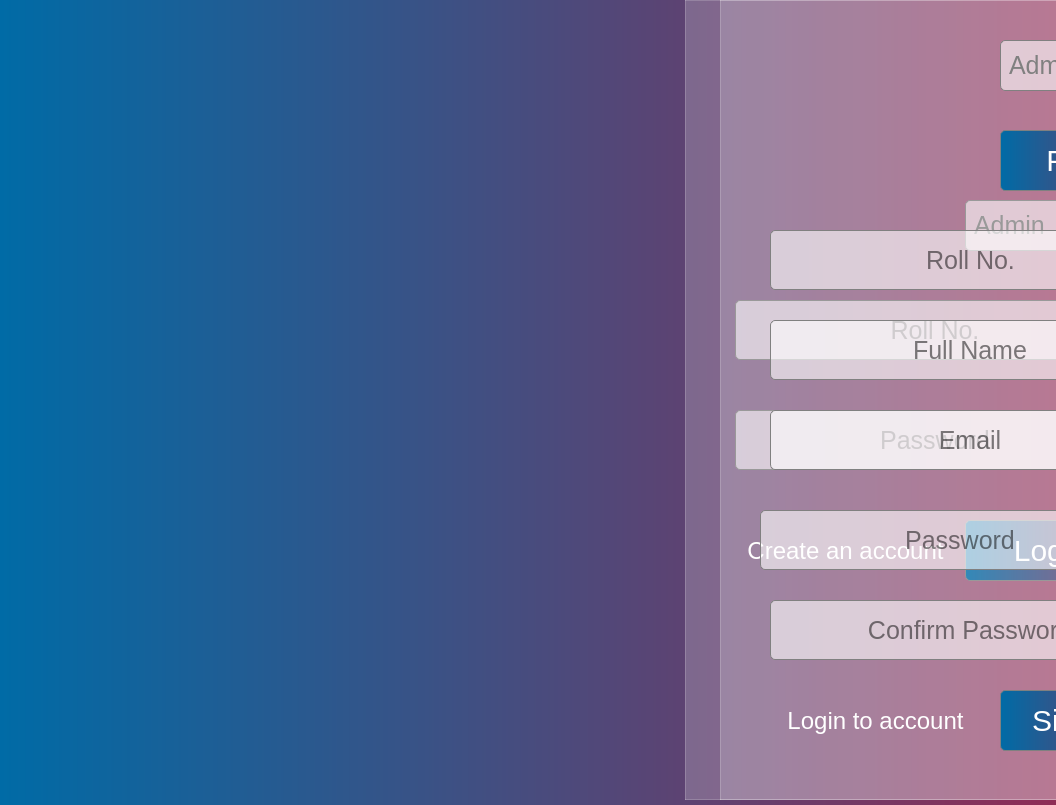
<?xml version="1.0" encoding="UTF-8"?>
<ui version="4.0">
 <class>Dialog</class>
 <widget class="QDialog" name="Dialog">
  <property name="geometry">
   <rect>
    <x>0</x>
    <y>0</y>
    <width>1056</width>
    <height>805</height>
   </rect>
  </property>
  <property name="windowTitle">
   <string>OLES Online Exam System</string>
  </property>
  <property name="styleSheet">
   <string notr="true">QDialog{
background: qlineargradient( x1:0 y1:0, x2:1 y2:0, stop:0 #006BA6, stop:1 #8f2d56);}</string>
  </property>
  <widget class="QLabel" name="backgroundlbl">
   <property name="geometry">
    <rect>
     <x>-60</x>
     <y>0</y>
     <width>1100</width>
     <height>800</height>
    </rect>
   </property>
   <property name="toolTipDuration">
    <number>-1</number>
   </property>
   <property name="styleSheet">
    <string notr="true"/>
   </property>
   <property name="text">
    <string/>
   </property>
   <property name="textFormat">
    <enum>Qt::AutoText</enum>
   </property>
   <property name="pixmap">
    <pixmap>img/login3.png</pixmap>
   </property>
   <property name="scaledContents">
    <bool>true</bool>
   </property>
  </widget>
  <widget class="QFrame" name="loginframe">
   <property name="enabled">
    <bool>true</bool>
   </property>
   <property name="geometry">
    <rect>
     <x>685</x>
     <y>0</y>
     <width>515</width>
     <height>800</height>
    </rect>
   </property>
   <property name="font">
    <font>
     <pointsize>20</pointsize>
     <weight>50</weight>
     <bold>false</bold>
    </font>
   </property>
   <property name="styleSheet">
    <string notr="true">#loginframe {
background: rgba( 255, 255, 255, 0.20 );
border: 1px solid rgba( 255, 255, 255, 0.18 );
}</string>
   </property>
   <property name="frameShape">
    <enum>QFrame::StyledPanel</enum>
   </property>
   <property name="frameShadow">
    <enum>QFrame::Raised</enum>
   </property>
   <widget class="QPushButton" name="loginbtn">
    <property name="geometry">
     <rect>
      <x>280</x>
      <y>520</y>
      <width>171</width>
      <height>61</height>
     </rect>
    </property>
    <property name="font">
     <font>
      <pointsize>-1</pointsize>
     </font>
    </property>
    <property name="styleSheet">
     <string notr="true">QPushButton{ background: qlineargradient( x1:0 y1:0, x2:1 y2:0, stop:0 #006BA6, stop:1 #8f2d56);
border: 1px solid gray;
border-radius: 5px;
padding: 0 8px;
selection-background-color: gray;
color: white;
font-size: 30px;}
QPushButton:hover { background: qlineargradient( x1:0 y1:0, x2:1 y2:0, stop:1 #006BA6, stop:0 #8f2d56);}</string>
    </property>
    <property name="text">
     <string>Login</string>
    </property>
    <property name="iconSize">
     <size>
      <width>30</width>
      <height>30</height>
     </size>
    </property>
   </widget>
   <widget class="QLineEdit" name="rollno">
    <property name="geometry">
     <rect>
      <x>50</x>
      <y>300</y>
      <width>400</width>
      <height>60</height>
     </rect>
    </property>
    <property name="font">
     <font>
      <pointsize>-1</pointsize>
     </font>
    </property>
    <property name="contextMenuPolicy">
     <enum>Qt::DefaultContextMenu</enum>
    </property>
    <property name="styleSheet">
     <string notr="true">QLineEdit{ background-color:rgba(255,255,255,0.6);
border: 1px solid gray;
border-radius: 5px;
padding: 0 8px;
selection-background-color: gray;
font-size: 25px;}
QLineEdit:focus { background-color:rgba(255,255 255,0.8);}</string>
    </property>
    <property name="text">
     <string/>
    </property>
    <property name="frame">
     <bool>false</bool>
    </property>
    <property name="alignment">
     <set>Qt::AlignCenter</set>
    </property>
    <property name="readOnly">
     <bool>false</bool>
    </property>
    <property name="placeholderText">
     <string>Roll No.</string>
    </property>
    <property name="clearButtonEnabled">
     <bool>false</bool>
    </property>
   </widget>
   <widget class="QLineEdit" name="password">
    <property name="geometry">
     <rect>
      <x>50</x>
      <y>410</y>
      <width>400</width>
      <height>60</height>
     </rect>
    </property>
    <property name="font">
     <font>
      <pointsize>-1</pointsize>
     </font>
    </property>
    <property name="styleSheet">
     <string notr="true">QLineEdit{ background-color:rgba(255,255,255,0.6);
border: 1px solid gray;
border-radius: 5px;
padding: 0 8px;
selection-background-color: gray;
font-size: 25px;}
QLineEdit:focus { background-color:rgba(255,255 255,0.8);}</string>
    </property>
    <property name="alignment">
     <set>Qt::AlignCenter</set>
    </property>
    <property name="placeholderText">
     <string>Password</string>
    </property>
   </widget>
   <widget class="QComboBox" name="typeCombo">
    <property name="geometry">
     <rect>
      <x>280</x>
      <y>200</y>
      <width>171</width>
      <height>51</height>
     </rect>
    </property>
    <property name="toolTipDuration">
     <number>1</number>
    </property>
    <property name="styleSheet">
     <string notr="true">QComboBox{ background-color:rgba(255,255,255,0.6);
border: 1px solid gray;
border-radius: 5px;
padding: 0 8px;
selection-background-color: gray;
font-size: 25px;
color:grey;}
QComboBox:focus { background-color:rgba(255,255 255,0.8);}</string>
    </property>
    <property name="editable">
     <bool>false</bool>
    </property>
    <property name="currentText">
     <string>Admin</string>
    </property>
    <item>
     <property name="text">
      <string>Admin</string>
     </property>
    </item>
    <item>
     <property name="text">
      <string>Teacher</string>
     </property>
    </item>
    <item>
     <property name="text">
      <string>Student</string>
     </property>
    </item>
   </widget>
   <widget class="QPushButton" name="accountbtn">
    <property name="geometry">
     <rect>
      <x>60</x>
      <y>530</y>
      <width>201</width>
      <height>41</height>
     </rect>
    </property>
    <property name="font">
     <font>
      <pointsize>18</pointsize>
      <weight>50</weight>
      <italic>false</italic>
      <bold>false</bold>
      <underline>false</underline>
      <strikeout>false</strikeout>
      <kerning>true</kerning>
     </font>
    </property>
    <property name="styleSheet">
     <string notr="true">QPushButton{
border: none;
color: white;
background:none;}
QPushButton:hover{
text-decoration:underline;}</string>
    </property>
    <property name="text">
     <string>Create an account</string>
    </property>
    <property name="iconSize">
     <size>
      <width>30</width>
      <height>30</height>
     </size>
    </property>
   </widget>
   <zorder>loginbtn</zorder>
   <zorder>password</zorder>
   <zorder>rollno</zorder>
   <zorder>typeCombo</zorder>
   <zorder>accountbtn</zorder>
  </widget>
  <widget class="QLabel" name="blurlbl">
   <property name="geometry">
    <rect>
     <x>685</x>
     <y>0</y>
     <width>515</width>
     <height>800</height>
    </rect>
   </property>
   <property name="pixmap">
    <pixmap>img/login4.png</pixmap>
   </property>
   <property name="scaledContents">
    <bool>true</bool>
   </property>
  </widget>
  <widget class="QFrame" name="signframe">
   <property name="enabled">
    <bool>true</bool>
   </property>
   <property name="geometry">
    <rect>
     <x>720</x>
     <y>0</y>
     <width>515</width>
     <height>800</height>
    </rect>
   </property>
   <property name="font">
    <font>
     <pointsize>20</pointsize>
     <weight>50</weight>
     <bold>false</bold>
    </font>
   </property>
   <property name="styleSheet">
    <string notr="true">#signframe{
background: rgba( 255, 255, 255, 0.20 );
border: 1px solid rgba( 255, 255, 255, 0.18 );
}</string>
   </property>
   <property name="frameShape">
    <enum>QFrame::StyledPanel</enum>
   </property>
   <property name="frameShadow">
    <enum>QFrame::Raised</enum>
   </property>
   <widget class="QPushButton" name="signbtn">
    <property name="geometry">
     <rect>
      <x>280</x>
      <y>690</y>
      <width>171</width>
      <height>61</height>
     </rect>
    </property>
    <property name="font">
     <font>
      <pointsize>-1</pointsize>
     </font>
    </property>
    <property name="styleSheet">
     <string notr="true">QPushButton{ background: qlineargradient( x1:0 y1:0, x2:1 y2:0, stop:0 #006BA6, stop:1 #8f2d56);
border: 1px solid gray;
border-radius: 5px;
padding: 0 8px;
selection-background-color: gray;
color: white;
font-size: 30px;}
QPushButton:hover { background: qlineargradient( x1:0 y1:0, x2:1 y2:0, stop:1 #006BA6, stop:0 #8f2d56);}</string>
    </property>
    <property name="text">
     <string>Sign Up</string>
    </property>
    <property name="iconSize">
     <size>
      <width>30</width>
      <height>30</height>
     </size>
    </property>
   </widget>
   <widget class="QLineEdit" name="rollno_2">
    <property name="geometry">
     <rect>
      <x>50</x>
      <y>230</y>
      <width>401</width>
      <height>60</height>
     </rect>
    </property>
    <property name="font">
     <font>
      <pointsize>-1</pointsize>
     </font>
    </property>
    <property name="contextMenuPolicy">
     <enum>Qt::DefaultContextMenu</enum>
    </property>
    <property name="styleSheet">
     <string notr="true">QLineEdit{ background-color:rgba(255,255,255,0.6);
border: 1px solid gray;
border-radius: 5px;
padding: 0 8px;
selection-background-color: gray;
font-size: 25px;}
QLineEdit:focus { background-color:rgba(255,255 255,0.8);}</string>
    </property>
    <property name="text">
     <string/>
    </property>
    <property name="frame">
     <bool>false</bool>
    </property>
    <property name="alignment">
     <set>Qt::AlignCenter</set>
    </property>
    <property name="readOnly">
     <bool>false</bool>
    </property>
    <property name="placeholderText">
     <string>Roll No.</string>
    </property>
    <property name="clearButtonEnabled">
     <bool>false</bool>
    </property>
   </widget>
   <widget class="QLineEdit" name="password_2">
    <property name="geometry">
     <rect>
      <x>40</x>
      <y>510</y>
      <width>400</width>
      <height>60</height>
     </rect>
    </property>
    <property name="font">
     <font>
      <pointsize>-1</pointsize>
     </font>
    </property>
    <property name="styleSheet">
     <string notr="true">QLineEdit{ background-color:rgba(255,255,255,0.6);
border: 1px solid gray;
border-radius: 5px;
padding: 0 8px;
selection-background-color: gray;
font-size: 25px;}
QLineEdit:focus { background-color:rgba(255,255 255,0.8);}</string>
    </property>
    <property name="alignment">
     <set>Qt::AlignCenter</set>
    </property>
    <property name="placeholderText">
     <string>Password</string>
    </property>
   </widget>
   <widget class="QComboBox" name="type_2">
    <property name="geometry">
     <rect>
      <x>280</x>
      <y>40</y>
      <width>171</width>
      <height>51</height>
     </rect>
    </property>
    <property name="toolTipDuration">
     <number>1</number>
    </property>
    <property name="styleSheet">
     <string notr="true">QComboBox{ background-color:rgba(255,255,255,0.6);
border: 1px solid gray;
border-radius: 5px;
padding: 0 8px;
selection-background-color: gray;
font-size: 25px;
color:grey;}
QComboBox:focus { background-color:rgba(255,255 255,0.8);}</string>
    </property>
    <property name="editable">
     <bool>false</bool>
    </property>
    <property name="currentText">
     <string>Admin</string>
    </property>
    <item>
     <property name="text">
      <string>Admin</string>
     </property>
    </item>
    <item>
     <property name="text">
      <string>Teacher</string>
     </property>
    </item>
    <item>
     <property name="text">
      <string>Student</string>
     </property>
    </item>
   </widget>
   <widget class="QPushButton" name="accountbtn_2">
    <property name="geometry">
     <rect>
      <x>60</x>
      <y>700</y>
      <width>191</width>
      <height>41</height>
     </rect>
    </property>
    <property name="font">
     <font>
      <pointsize>18</pointsize>
      <weight>50</weight>
      <italic>false</italic>
      <bold>false</bold>
      <underline>false</underline>
      <strikeout>false</strikeout>
      <kerning>true</kerning>
     </font>
    </property>
    <property name="styleSheet">
     <string notr="true">QPushButton{
border: none;
color: white;
background:none;}
QPushButton:hover{
text-decoration:underline;}</string>
    </property>
    <property name="text">
     <string>Login to account</string>
    </property>
    <property name="iconSize">
     <size>
      <width>30</width>
      <height>30</height>
     </size>
    </property>
   </widget>
   <widget class="QLineEdit" name="password_3">
    <property name="geometry">
     <rect>
      <x>50</x>
      <y>600</y>
      <width>400</width>
      <height>60</height>
     </rect>
    </property>
    <property name="font">
     <font>
      <pointsize>-1</pointsize>
     </font>
    </property>
    <property name="contextMenuPolicy">
     <enum>Qt::DefaultContextMenu</enum>
    </property>
    <property name="styleSheet">
     <string notr="true">QLineEdit{ background-color:rgba(255,255,255,0.6);
border: 1px solid gray;
border-radius: 5px;
padding: 0 8px;
selection-background-color: gray;
font-size: 25px;}
QLineEdit:focus { background-color:rgba(255,255 255,0.8);}</string>
    </property>
    <property name="frame">
     <bool>false</bool>
    </property>
    <property name="alignment">
     <set>Qt::AlignCenter</set>
    </property>
    <property name="readOnly">
     <bool>false</bool>
    </property>
    <property name="placeholderText">
     <string>Confirm Password</string>
    </property>
    <property name="clearButtonEnabled">
     <bool>false</bool>
    </property>
   </widget>
   <widget class="QLineEdit" name="email">
    <property name="geometry">
     <rect>
      <x>50</x>
      <y>410</y>
      <width>400</width>
      <height>60</height>
     </rect>
    </property>
    <property name="font">
     <font>
      <pointsize>-1</pointsize>
     </font>
    </property>
    <property name="styleSheet">
     <string notr="true">QLineEdit{ background-color:rgba(255,255,255,0.6);
border: 1px solid gray;
border-radius: 5px;
padding: 0 8px;
selection-background-color: gray;
font-size: 25px;}
QLineEdit:focus { background-color:rgba(255,255 255,0.8);}</string>
    </property>
    <property name="alignment">
     <set>Qt::AlignCenter</set>
    </property>
    <property name="placeholderText">
     <string>Email</string>
    </property>
   </widget>
   <widget class="QLineEdit" name="name">
    <property name="geometry">
     <rect>
      <x>50</x>
      <y>320</y>
      <width>400</width>
      <height>60</height>
     </rect>
    </property>
    <property name="font">
     <font>
      <pointsize>-1</pointsize>
     </font>
    </property>
    <property name="contextMenuPolicy">
     <enum>Qt::DefaultContextMenu</enum>
    </property>
    <property name="styleSheet">
     <string notr="true">QLineEdit{ background-color:rgba(255,255,255,0.6);
border: 1px solid gray;
border-radius: 5px;
padding: 0 8px;
selection-background-color: gray;
font-size: 25px;}
QLineEdit:focus { background-color:rgba(255,255 255,0.8);}</string>
    </property>
    <property name="text">
     <string/>
    </property>
    <property name="frame">
     <bool>false</bool>
    </property>
    <property name="alignment">
     <set>Qt::AlignCenter</set>
    </property>
    <property name="readOnly">
     <bool>false</bool>
    </property>
    <property name="placeholderText">
     <string>Full Name</string>
    </property>
    <property name="clearButtonEnabled">
     <bool>false</bool>
    </property>
   </widget>
   <widget class="QLabel" name="photolbl">
    <property name="geometry">
     <rect>
      <x>60</x>
      <y>40</y>
      <width>161</width>
      <height>151</height>
     </rect>
    </property>
    <property name="styleSheet">
     <string notr="true"/>
    </property>
    <property name="pixmap">
     <pixmap>img/add-user.png</pixmap>
    </property>
    <property name="scaledContents">
     <bool>true</bool>
    </property>
    <property name="alignment">
     <set>Qt::AlignCenter</set>
    </property>
   </widget>
   <widget class="QPushButton" name="photobtn">
    <property name="geometry">
     <rect>
      <x>280</x>
      <y>130</y>
      <width>171</width>
      <height>61</height>
     </rect>
    </property>
    <property name="font">
     <font>
      <pointsize>-1</pointsize>
     </font>
    </property>
    <property name="styleSheet">
     <string notr="true">QPushButton{ background: qlineargradient( x1:0 y1:0, x2:1 y2:0, stop:0 #006BA6, stop:1 #8f2d56);
border: 1px solid gray;
border-radius: 5px;
padding: 0 8px;
selection-background-color: gray;
color: white;
font-size: 30px;}
QPushButton:hover { background: qlineargradient( x1:0 y1:0, x2:1 y2:0, stop:1 #006BA6, stop:0 #8f2d56);}</string>
    </property>
    <property name="text">
     <string>Photo</string>
    </property>
    <property name="iconSize">
     <size>
      <width>30</width>
      <height>30</height>
     </size>
    </property>
   </widget>
  </widget>
  <widget class="QLabel" name="label">
   <property name="geometry">
    <rect>
     <x>400</x>
     <y>160</y>
     <width>211</width>
     <height>161</height>
    </rect>
   </property>
   <property name="text">
    <string/>
   </property>
   <property name="pixmap">
    <pixmap>../../../Downloads/970b07b5-9e2a-4509-92cb-cb0bfcba861b_200x200.png</pixmap>
   </property>
  </widget>
  <zorder>backgroundlbl</zorder>
  <zorder>blurlbl</zorder>
  <zorder>loginframe</zorder>
  <zorder>signframe</zorder>
  <zorder>label</zorder>
 </widget>
 <resources/>
 <connections/>
</ui>
